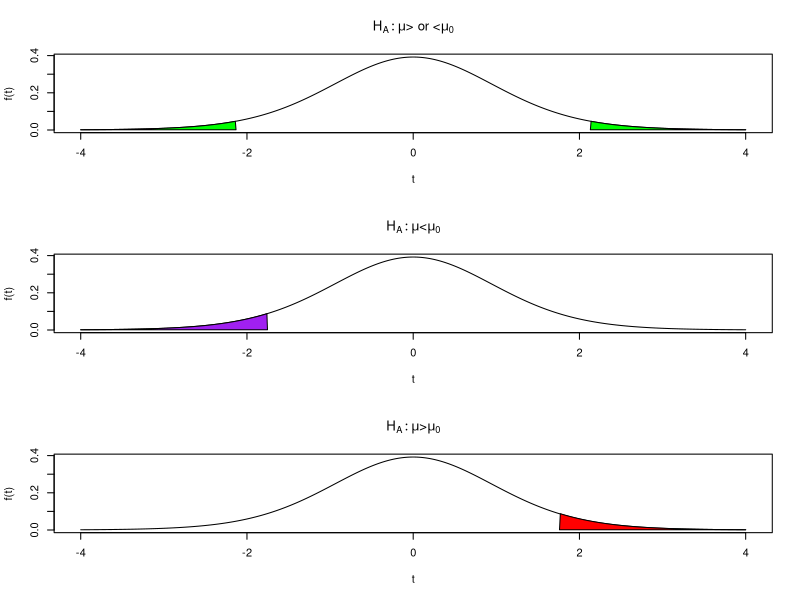
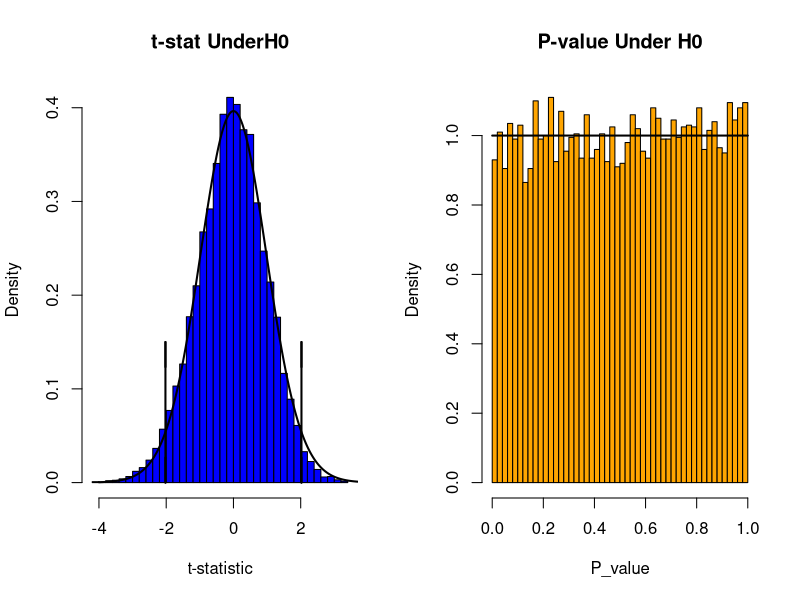
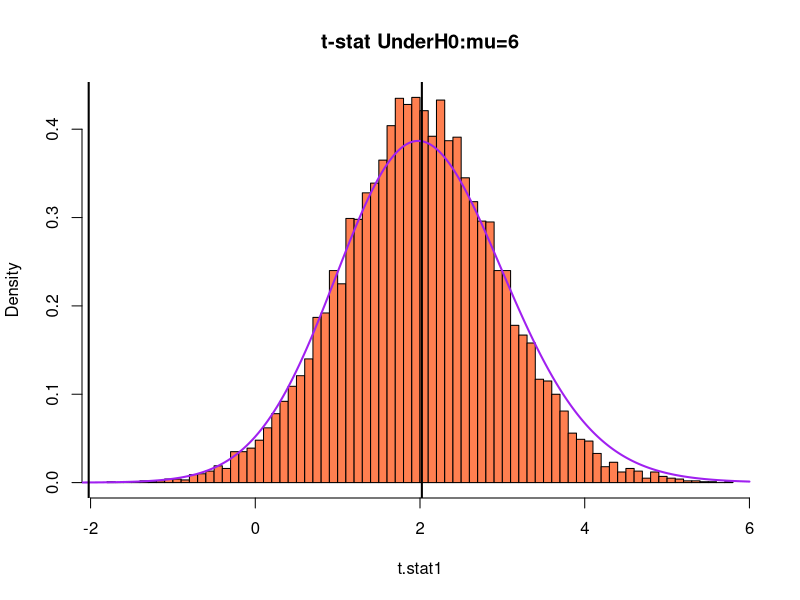

Reproduce these figures in R, in order.
## ---- chunk 1
library(tidyverse)
library(kableExtra)
## ---- chunk 2

### Read data and set up data frame
nhl <- read.csv("nhl_ht_wt_1415.csv")
#head(nhl,2)

### Compute BMI
bmi.nhl <- 703 * nhl$Weight / (nhl$Height^2)
set.seed(98765)              ## set the seed for reproducible samples

### Set up sampling process
N <- length(bmi.nhl)         ## Population size (# of players in NHL)
num.sim <- 10000             ## Take 10000 random samples
n.sample <- 12               ## Each sample takes n=12 players
samp.mean <- rep(0, num.sim)   ## Variable to save sample means to
samp.sd <- rep(0, num.sim)     ## Variable to save sample sd's to
mu.bmi <- mean(bmi.nhl)        ## Population mean
## Standard error = sigma/sqrt(n)
std.err.bmi <- sd(bmi.nhl)*sqrt((N-1)/N)/sqrt(n.sample)   

## Take samples and save the mean and sd
for (i in 1:num.sim) {
sample <- sample(1:N, n.sample, replace=FALSE)
samp.mean[i] <- mean(bmi.nhl[sample])
samp.sd[i] <- sd(bmi.nhl[sample])
}

### Obtain coverage rates for various alpha and methods for obtaining CI's
# cbind(samp.mean[1], samp.sd[1])    ## Mean and SD for first sample (of 10000)
z_050 <- qnorm(.95, 0, 1)
z_025 <- qnorm(.975, 0, 1)
z_005 <- qnorm(.99, 0, 1)
## Coverage rates with true standard error of mean (Z_alpha)
cover10a <- sum(samp.mean >= mu.bmi - z_050*std.err.bmi &
  samp.mean <= mu.bmi + z_050*std.err.bmi) / num.sim
cover05a <- sum(samp.mean >= mu.bmi - z_025*std.err.bmi &
  samp.mean <= mu.bmi + z_025*std.err.bmi) / num.sim
cover01a <- sum(samp.mean >= mu.bmi - z_005*std.err.bmi &
  samp.mean <= mu.bmi + z_005*std.err.bmi) / num.sim
covera <- cbind(cover10a, cover05a, cover01a)  ## Combine results for output

## Coverage rates with estimated standard error of mean (Z_alpha)
samp.se <- samp.sd / sqrt(n.sample)
cover10b <- sum(samp.mean >= mu.bmi - z_050*samp.se &
   samp.mean <= mu.bmi + z_050*samp.se) / num.sim
cover05b <- sum(samp.mean >= mu.bmi - z_025*samp.se &
   samp.mean <= mu.bmi + z_025*samp.se) / num.sim
cover01b <- sum(samp.mean >= mu.bmi - z_005*samp.se &
   samp.mean <= mu.bmi + z_005*samp.se) / num.sim
coverb <- cbind(cover10b, cover05b, cover01b)  ## Combine results for output

## Coverage rates with estimated standard error of mean (t_alpha)
t_050 <- qt(.95,11); t_025 <- qt(.975,11); t_005 <- qt(.995,11)
cover10c <- sum(samp.mean >= mu.bmi - t_050*samp.se &
   samp.mean <= mu.bmi + t_050*samp.se) / num.sim
cover05c <- sum(samp.mean >= mu.bmi - t_025*samp.se &
   samp.mean <= mu.bmi + t_025*samp.se) / num.sim
cover01c <- sum(samp.mean >= mu.bmi - t_005*samp.se &
   samp.mean <= mu.bmi + t_005*samp.se) / num.sim
coverc <- cbind(cover10c, cover05c, cover01c)  ## Combine results for output

cover.out <- rbind(covera, coverb, coverc)
colnames(cover.out) <- c("90% Confidence", "95% Confidence", "99% Confidence")
rownames(cover.out) <- c("Z - True SE", "Z - Estimated SE", 
                         "t - Estimated SE")
#round(cover.out, 4)

knitr::kable(cover.out, digits=4,
             caption='Coverage rates for z- and t-based Confidence Intervals for NHL BMI',
             booktabs=TRUE)

## ---- chunk 3
E <- 0.20           ## Choose desired margin of error
sigma <- 1.058      ## Give sigma (or approximate value)
alpha <- 0.05       ## Choose desired alpha level (error rate)
n <- 1              ## Give initial n value (sample size)
E.t <- E+1          ## Give initial value for E.t (>E)
# Keep increasing $n$ until E.t < E
while (E.t >= E) {
n <- n+1
E.t <- qt(1-alpha/2,n-1)*sigma/sqrt(n)
}
cbind(n, E.t)     ## Print n, and the corresponding margin of error
## ---- chunk 4
n <- 16       
alpha <- 0.05
x.grid <- seq(-4,4,.01)
y.grid <- dt(x.grid,n-1)

par(mfrow=c(3,1))
plot(x.grid, y.grid, type="l", xlab="t", ylab="f(t)",
     main=expression(paste(H[A]:mu,"> or <", mu[0])))
polygon(c(x.grid[x.grid<=qt(alpha/2,n-1)],qt(alpha/2,n-1)),
        c(y.grid[x.grid<=qt(alpha/2,n-1)],y.grid[x.grid==-4]), 
          col="green")
polygon(c(qt(1-alpha/2,n-1),x.grid[x.grid>=qt(1-alpha/2,n-1)]),
        c(dt(4,n-1), y.grid[x.grid>=qt(1-alpha/2,n-1)]), col="green")
plot(x.grid, y.grid, type="l", xlab="t", ylab="f(t)",
     main=expression(paste(H[A]:mu,"<", mu[0])))
polygon(c(x.grid[x.grid<=qt(alpha,n-1)],qt(alpha,n-1)),
        c(y.grid[x.grid<=qt(alpha,n-1)],dt(-4,n-1)), col="purple")
plot(x.grid, y.grid, type="l", xlab="t", ylab="f(t)",
     main=expression(paste(H[A]:mu,">", mu[0])))
polygon(c(x.grid[x.grid>=qt(1-alpha,n-1)],4),
        c(dt(4,n-1),y.grid[x.grid>=qt(1-alpha,n-1)]), col="red")

par(mfrow=c(1,1))
## ---- chunk 5

## Read data from website and print out first 2 cases
rr.mar <- read.csv("rocknroll_marathon_mf2015a.csv")
head(rr.mar, 2)
male.mph <- rr.mar$mph[rr.mar$Gender == "M"]
N <- length(male.mph)

## Figure 4.2
mu0 <- mean(male.mph)
sigma <- sd(male.mph)
set.seed(13579)
num.sim <- 10000
num.samp <- 40

cv.lo <- qt(.025,num.samp-1)
cv.hi <- qt(.975,num.samp-1)
t.stat0 <- rep(0, num.sim)
p.value0 <- rep(0, num.sim)
for (i in 1:num.sim) {
  sample <- sample(1:N, num.samp, replace=FALSE)
  ybar <- mean(male.mph[sample])
  s <- sd(male.mph[sample])
  t.stat0[i] <- (ybar - mu0) / (s / sqrt(num.samp))
  p.value0[i] <- 2*(1-pt(abs(t.stat0[i]),num.samp-1))
}
rejrate0.emp <- sum(p.value0 <= 0.05) / num.sim
rejrate0.emp

par(mfrow=c(1,2))
hist(t.stat0, breaks=50, freq=FALSE, 
     xlab="t-statistic", main="t-stat UnderH0", col="blue")
xt <- seq(-4,4,.01)
lines(xt, dt(xt,num.samp-1), lwd=2)
arrows(cv.lo,0,cv.lo,0.15,code=3, angle=0,lwd=2)
arrows(cv.hi,0,cv.hi,0.15,code=3, angle=0,lwd=2)

hist(p.value0, breaks=50, freq=FALSE, xlab="P_value",
     main="P-value Under H0", col="orange")
xp <- seq(0,1,0.01)
lines(xp,dbeta(xp,1,1), lwd=2)
par(mfrow=c(1,1))

## ---- chunk 6

## Read data from website and print first 2 cases
rr.mar <- read.csv("rocknroll_marathon_mf2015a.csv")
head(rr.mar, 2)
male.mph <- rr.mar$mph[rr.mar$Gender == "M"]
N <- length(male.mph)
set.seed(13579)
num.sim <- 10000
num.samp <- 40
cv.lo <- qt(.025,num.samp-1)
cv.hi <- qt(.975,num.samp-1)
mu0 <- mean(male.mph)
sigma <- sd(male.mph)

mu00 <- mean(male.mph)
Delta0 <- (mu0 - mu00) / (sigma/sqrt(num.samp))  ## Old mu_0 is new mu_A
power0 <- pt(cv.lo, num.samp-1, Delta0) + 
         (1-pt(cv.hi, num.samp-1, Delta0))

mu01 <- 6.0
Delta1 <- (mu0 - mu01) / (sigma/sqrt(num.samp))  ## Old mu_0 is new mu_A
power1 <- pt(cv.lo, num.samp-1, Delta1) + (1-pt(cv.hi, num.samp-1, Delta1))

mu02 <- 6.5
Delta2 <- (mu0 - mu02) / (sigma/sqrt(num.samp)) ## Old mu_0 is new mu_A
power2 <- pt(cv.lo, num.samp-1, Delta2) + (1-pt(cv.hi, num.samp-1, Delta2))

t.stat0 <- rep(0, num.sim)
p.value0 <- rep(0, num.sim)
t.stat1 <- rep(0, num.sim)
p.value1 <- rep(0, num.sim)
t.stat2 <- rep(0, num.sim)
p.value2 <- rep(0, num.sim)

for (i in 1:num.sim) {
  sample <- sample(1:N, num.samp, replace=FALSE)
  ybar <- mean(male.mph[sample])
  s <- sd(male.mph[sample])
  t.stat0[i] <- (ybar - mu00) / (s / sqrt(num.samp))
  p.value0[i] <- 2*(1-pt(abs(t.stat0[i]),num.samp-1))
  t.stat1[i] <- (ybar - mu01) / (s / sqrt(num.samp))
  p.value1[i] <- 2*(1-pt(abs(t.stat1[i]),num.samp-1))
  t.stat2[i] <- (ybar - mu02) / (s / sqrt(num.samp))
  p.value2[i] <- 2*(1-pt(abs(t.stat2[i]),num.samp-1))
}

rejrate0.emp <- sum(t.stat0 <= cv.lo | t.stat0 >= cv.hi) / num.sim
rejrate1.emp <- sum(t.stat1 <= cv.lo | t.stat1 >= cv.hi) / num.sim
rejrate2.emp <- sum(t.stat2 <= cv.lo | t.stat2 >= cv.hi) / num.sim

delta.power.out <- rbind(cbind(mu00, Delta0, power0, rejrate0.emp),
                         cbind(mu01, Delta1, power1, rejrate1.emp),
                         cbind(mu02, Delta2, power2, rejrate2.emp))
colnames(delta.power.out) <- c("mu0", "Delta", "Theoretical Power",
                               "Empirical Power")
rownames(delta.power.out) <- c("mu0=6.337", "mu0=6", "mu0=6.5")
# round(delta.power.out,3)

knitr::kable(delta.power.out, digits=3,
             caption='Power of t-test for various null values of mu',
             booktabs=TRUE)

par(mfrow=c(1,1))
hist(t.stat1, breaks=100, freq=FALSE, main="t-stat UnderH0:mu=6", col="coral")
xt <- seq(-4,6,.01)
lines(xt, dt(xt,num.samp-1,Delta1), lwd=2, col="purple")
abline(v=cv.lo, lwd=2)
abline(v=cv.hi, lwd=2)
